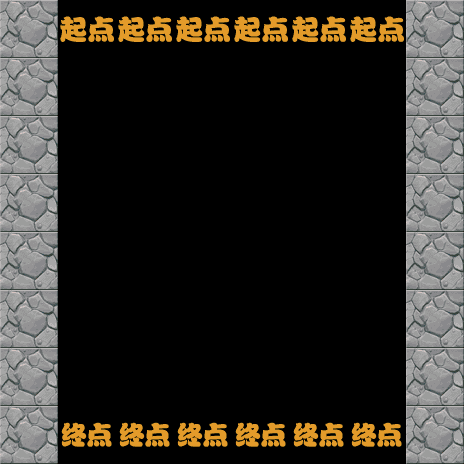

Below is a game level as drawn by its tile map, then a one-line description and the .tmx that defines it (tile-layer data replaced by summaries):
An orthogonal 8x8 tile map with 58x58 px tiles, 8 tile layers (1-layer, 2-layer, 3-layer, 4-layer, ...).

<map version="1.0" orientation="orthogonal" renderorder="right-down" width="8" height="8" tilewidth="58" tileheight="58">
 <tileset firstgid="1" name="backgroundBlock" tilewidth="58" tileheight="58">
  <image source="backgroundBlock.png" width="348" height="870" />
 </tileset>
 <layer name="1-layer" width="8" height="8">
  <data>[64 cells, 47 non-empty, 1 distinct tile ids]</data>
 </layer>
 <layer name="2-layer" width="8" height="8">
  <data>[64 cells, 45 non-empty, 1 distinct tile ids]</data>
 </layer>
 <layer name="3-layer" width="8" height="8">
  <data>[64 cells, 8 non-empty, 1 distinct tile ids]</data>
 </layer>
 <layer name="4-layer" width="8" height="8">
  <data>[64 cells, 57 non-empty, 1 distinct tile ids]</data>
 </layer>
 <layer name="5-layer" width="8" height="8">
  <data>[64 cells, 57 non-empty, 1 distinct tile ids]</data>
 </layer>
 <layer name="6-layer" width="8" height="8">
  <data>[64 cells, 16 non-empty, 1 distinct tile ids]</data>
 </layer>
 <layer name="7-layer" width="8" height="8">
  <data>[64 cells, 63 non-empty, 1 distinct tile ids]</data>
 </layer>
 <layer name="8-layer" width="8" height="8">
  <data>[64 cells, 62 non-empty, 3 distinct tile ids]</data>
 </layer>
</map>
